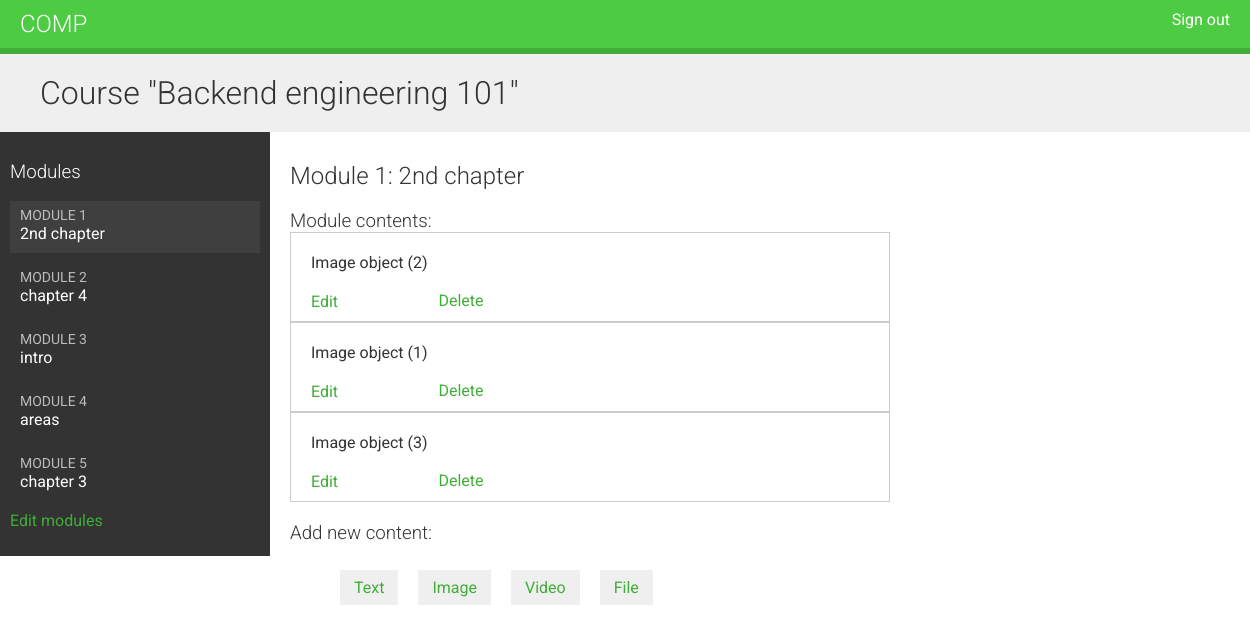
The page /course/module/4/ (signed in) on the database its author committed.
### courses/models.py (models this page shows, shortened)
class Course(models.Model):
    owner = models.ForeignKey(User,related_name='courses_created',on_delete=models.CASCADE)
    subject = models.ForeignKey(Subject,related_name='courses',on_delete=models.CASCADE)
    title = models.CharField(max_length=200)
    slug = models.SlugField(max_length=200,unique=True)
    overview = models.TextField()
    created = models.DateTimeField(auto_now_add=True)
    class Meta:
        ordering = ['-created']

class Module(models.Model):
    course = models.ForeignKey(Course,related_name='modules',on_delete=models.CASCADE)
    title = models.CharField(max_length=200)
    description = models.TextField(blank=True)
    order = OrderField(blank = True, for_fields = ['course'])
    class Meta:
        ordering = ['order']

class Content(models.Model):
    module = models.ForeignKey(Module,related_name='contents',on_delete=models.CASCADE)
    content_type = models.ForeignKey(ContentType,on_delete=models.CASCADE,limit_choices_to={'models__in':('text','video','image','file')})
    object_id = models.PositiveIntegerField()
    item = GenericForeignKey('content_type','object_id')
    order = OrderField(blank = True, for_fields =['module'])
    class Meta:
        ordering = ['order']

class ItemBase(models.Model):
    owner = models.ForeignKey(User,related_name='%(class)s_related',on_delete=models.CASCADE)
    title = models.CharField(max_length=250)
    created = models.DateTimeField(auto_now_add=True)
    updated = models.DateTimeField(auto_now=True)
    class Meta:
        abstract = True

class Image(ItemBase):
    file = models.FileField(upload_to='images')

### courses/views.py (the view)
# urls.py: path('module/<int:module_id>/',views.ModuleContentListView.as_view(),name='module_content_list'),
class ModuleContentListView(TemplateResponseMixin, View):
    template_name = 'courses/manage/module/content_list.html'
    def get(self, request, module_id):
        module = get_object_or_404(Module, id =module_id, course__owner = request.user)
        return self.render_to_response({'module':module})

### courses/templatetags/course.py (called while the page is built)
@register.filter
def model_name(obj):
    try:
        return obj._meta.model_name
    except AttributeError:
        return None

### courses/templates/courses/manage/module/content_list.html (shortened to what this page needs)
{% extends "base.html" %}
{% load course %}
{% block content %}
{% with course=module.course %}
<h1>Course "{{ course.title }}"</h1>
<div class="contents">
    <h3>Modules</h3>
    <ul id="modules">
        {% for m in course.modules.all %}
        <li data-id="{{ m.id }}" {% if m == module %} class="selected" {% endif %}>
            <a href="{% url 'module_content_list' m.id %}">
                <span>
                    Module <span class="order">{{ m.order|add:1 }}</span>
                </span>
                <br>
                {{ m.title }}
            </a>
        </li>
        {% empty %}
        <li>No modules yet.</li>
        {% endfor %}
    </ul>
    <p><a href="{% url 'course_module_update' course.id %}">
            Edit modules</a></p>
</div>
<div class="module">
    <h2>Module {{ module.order|add:1 }}: {{ module.title }}</h2>
    <h3>Module contents:</h3>
    <div id="module-contents">
        {% for content in module.contents.all %}
        <div data-id="{{ content.id }}">
            {% with item=content.item %}
            <p>{{ item }} </p>
            <a href="{% url 'module_content_update' module.id  item|model_name item.id %}">Edit</a>
            <form action="{% url 'module_content_delete' content.id %}" method="post">
                <input type="submit" value="Delete">
            </form>
            {% endwith %}
        </div>
        {% empty %}
        <p>This module has no contents yet.</p>
        {% endfor %}
    </div>
    <h3>Add new content:</h3>
    <ul class="content-types">
        <li><a href="{% url 'module_content_create' module.id 'text' %}">
                Text</a></li>
        <li><a href="{% url 'module_content_create' module.id 'image' %}">
                Image</a></li>
        <li><a href="{% url 'module_content_create' module.id 'video' %}">
                Video</a></li>
        <li><a href="{% url 'module_content_create' module.id 'file' %}">
                File</a></li>
    </ul>
</div>
{% endwith %}
{% endblock %}

### courses/static/css/base.css (style rules this page uses)
body { margin:0; font-family:'Roboto', sans-serif; font-weight:400; color:#333; }
a { color:#3fad37; text-decoration:none; }
ul { float:left; }
h1, h2, h3, h4, h5, h6 { font-family:'Roboto', sans-serif; font-weight:300; }
h1 { background:#efefef; width:100%; overflow:auto; padding:20px 0 20px 40px; margin:0; }
.module { padding:10px 20px; float:left; width:600px; }
.module h3 { margin:20px 0 0; padding:0; width:100%; }
.module p { margin:10px 0 20px; width:100%; float:left; }
.contents { width:20%; padding:10px; float:left; background:#333; color: #fff; font-family:'Roboto', sans-serif; }
.contents ul { list-style:none; margin:0; padding:0; width:100%; }
.contents ul li { margin:0 0 10px 0; padding:4px 10px 10px; overflow:auto; cursor:move; }
.contents ul li.selected { background:#3f3f3f; }
.contents ul span { text-transform:uppercase; color:#bbb; font-size:14px; }
.contents ul a { display:block; color:#fff; text-decoration:none; }
ul.content-types li { list-style:none; float:left; margin:10px; background:#efefef; padding:8px 14px; }
input, select, textarea { border:1px solid #ccc; border-bottom:3px solid #ccc; padding:8px 12px; font-size:16px; font-family:'Roboto', sans-serif; float:left; clear:both; width:300px; }
input[type=submit], a.button { border-radius:5px; background:#4dcc43; color:#fff; font-size:16px; text-transform:uppercase; border:none; padding:10px 20px; margin:20px 0; }
#module-contents div { padding:10px 20px; border:1px solid #ccc; background:#fff }
#module-contents form { margin:0; padding:0; }
#module-contents input[type=submit] { color:#3fad37; background:none; margin:-20px 0 0; padding:0; float:left; text-transform:none; }

### rows shown on the page
Course: title "Backend engineering 101"
Module: order|add "1", title "2nd chapter"
Module: order|add "2", title "chapter 4"
Module: order|add "3", title "intro"
Module: order|add "4", title "areas"
Module: order|add "5", title "chapter 3"
Content: item "Image object (2)"
Content: item "Image object (1)"
Content: item "Image object (3)"
